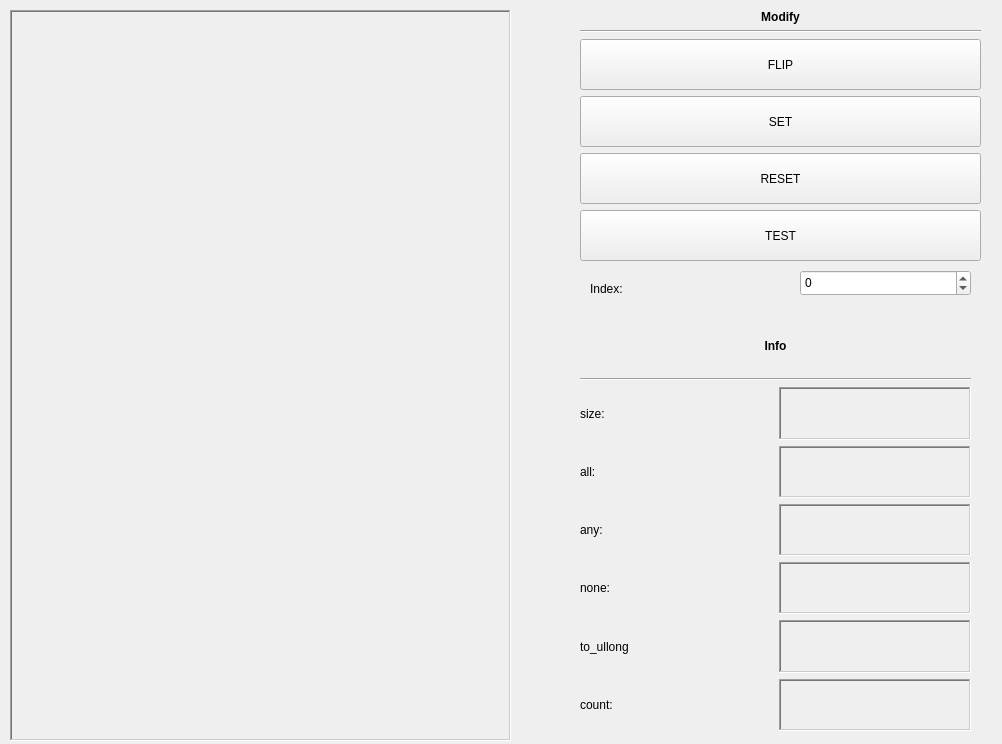
<?xml version="1.0" encoding="UTF-8"?>
<ui version="4.0">
 <class>MainWindow</class>
 <widget class="QMainWindow" name="MainWindow">
  <property name="geometry">
   <rect>
    <x>0</x>
    <y>0</y>
    <width>1002</width>
    <height>744</height>
   </rect>
  </property>
  <property name="windowTitle">
   <string>MainWindow</string>
  </property>
  <widget class="QWidget" name="centralwidget">
   <widget class="QLabel" name="bitsetLbl">
    <property name="geometry">
     <rect>
      <x>10</x>
      <y>10</y>
      <width>501</width>
      <height>731</height>
     </rect>
    </property>
    <property name="sizePolicy">
     <sizepolicy hsizetype="Fixed" vsizetype="Fixed">
      <horstretch>0</horstretch>
      <verstretch>0</verstretch>
     </sizepolicy>
    </property>
    <property name="frameShape">
     <enum>QFrame::WinPanel</enum>
    </property>
    <property name="frameShadow">
     <enum>QFrame::Sunken</enum>
    </property>
    <property name="text">
     <string/>
    </property>
    <property name="textFormat">
     <enum>Qt::PlainText</enum>
    </property>
    <property name="scaledContents">
     <bool>true</bool>
    </property>
    <property name="alignment">
     <set>Qt::AlignLeading|Qt::AlignLeft|Qt::AlignVCenter</set>
    </property>
    <property name="wordWrap">
     <bool>true</bool>
    </property>
   </widget>
   <widget class="QWidget" name="verticalLayoutWidget">
    <property name="geometry">
     <rect>
      <x>580</x>
      <y>10</y>
      <width>401</width>
      <height>251</height>
     </rect>
    </property>
    <layout class="QVBoxLayout" name="verticalLayout">
     <item>
      <widget class="QLabel" name="label_14">
       <property name="font">
        <font>
         <bold>true</bold>
        </font>
       </property>
       <property name="text">
        <string>Modify</string>
       </property>
       <property name="alignment">
        <set>Qt::AlignCenter</set>
       </property>
      </widget>
     </item>
     <item>
      <widget class="Line" name="line_2">
       <property name="orientation">
        <enum>Qt::Horizontal</enum>
       </property>
      </widget>
     </item>
     <item>
      <widget class="QPushButton" name="flipBtn">
       <property name="sizePolicy">
        <sizepolicy hsizetype="Minimum" vsizetype="Expanding">
         <horstretch>0</horstretch>
         <verstretch>0</verstretch>
        </sizepolicy>
       </property>
       <property name="text">
        <string>FLIP</string>
       </property>
      </widget>
     </item>
     <item>
      <widget class="QPushButton" name="setBtn">
       <property name="sizePolicy">
        <sizepolicy hsizetype="Minimum" vsizetype="Expanding">
         <horstretch>0</horstretch>
         <verstretch>0</verstretch>
        </sizepolicy>
       </property>
       <property name="text">
        <string>SET</string>
       </property>
      </widget>
     </item>
     <item>
      <widget class="QPushButton" name="resetBtn">
       <property name="sizePolicy">
        <sizepolicy hsizetype="Minimum" vsizetype="Expanding">
         <horstretch>0</horstretch>
         <verstretch>0</verstretch>
        </sizepolicy>
       </property>
       <property name="text">
        <string>RESET</string>
       </property>
      </widget>
     </item>
     <item>
      <widget class="QPushButton" name="testBtn">
       <property name="sizePolicy">
        <sizepolicy hsizetype="Minimum" vsizetype="Expanding">
         <horstretch>0</horstretch>
         <verstretch>0</verstretch>
        </sizepolicy>
       </property>
       <property name="text">
        <string>TEST</string>
       </property>
      </widget>
     </item>
    </layout>
   </widget>
   <widget class="QWidget" name="gridLayoutWidget">
    <property name="geometry">
     <rect>
      <x>580</x>
      <y>320</y>
      <width>391</width>
      <height>411</height>
     </rect>
    </property>
    <layout class="QGridLayout" name="gridLayout">
     <item row="6" column="1">
      <widget class="QLabel" name="toullongLbl">
       <property name="frameShape">
        <enum>QFrame::WinPanel</enum>
       </property>
       <property name="frameShadow">
        <enum>QFrame::Sunken</enum>
       </property>
       <property name="text">
        <string/>
       </property>
      </widget>
     </item>
     <item row="2" column="0">
      <widget class="QLabel" name="label_4">
       <property name="text">
        <string>size:</string>
       </property>
      </widget>
     </item>
     <item row="3" column="1">
      <widget class="QLabel" name="allLbl">
       <property name="frameShape">
        <enum>QFrame::WinPanel</enum>
       </property>
       <property name="frameShadow">
        <enum>QFrame::Sunken</enum>
       </property>
       <property name="text">
        <string/>
       </property>
      </widget>
     </item>
     <item row="1" column="0" colspan="2">
      <widget class="Line" name="line">
       <property name="orientation">
        <enum>Qt::Horizontal</enum>
       </property>
      </widget>
     </item>
     <item row="5" column="0">
      <widget class="QLabel" name="label_3">
       <property name="text">
        <string>none:</string>
       </property>
      </widget>
     </item>
     <item row="5" column="1">
      <widget class="QLabel" name="noneLbl">
       <property name="frameShape">
        <enum>QFrame::WinPanel</enum>
       </property>
       <property name="frameShadow">
        <enum>QFrame::Sunken</enum>
       </property>
       <property name="text">
        <string/>
       </property>
      </widget>
     </item>
     <item row="7" column="1">
      <widget class="QLabel" name="countLbl">
       <property name="frameShape">
        <enum>QFrame::WinPanel</enum>
       </property>
       <property name="frameShadow">
        <enum>QFrame::Sunken</enum>
       </property>
       <property name="text">
        <string/>
       </property>
      </widget>
     </item>
     <item row="6" column="0">
      <widget class="QLabel" name="label_5">
       <property name="text">
        <string>to_ullong</string>
       </property>
      </widget>
     </item>
     <item row="4" column="0">
      <widget class="QLabel" name="label_2">
       <property name="text">
        <string>any:</string>
       </property>
      </widget>
     </item>
     <item row="7" column="0">
      <widget class="QLabel" name="label_6">
       <property name="text">
        <string>count:</string>
       </property>
      </widget>
     </item>
     <item row="3" column="0">
      <widget class="QLabel" name="label">
       <property name="text">
        <string>all:</string>
       </property>
      </widget>
     </item>
     <item row="4" column="1">
      <widget class="QLabel" name="anyLbl">
       <property name="frameShape">
        <enum>QFrame::WinPanel</enum>
       </property>
       <property name="frameShadow">
        <enum>QFrame::Sunken</enum>
       </property>
       <property name="text">
        <string/>
       </property>
      </widget>
     </item>
     <item row="2" column="1">
      <widget class="QLabel" name="sizeLbl">
       <property name="frameShape">
        <enum>QFrame::WinPanel</enum>
       </property>
       <property name="frameShadow">
        <enum>QFrame::Sunken</enum>
       </property>
       <property name="text">
        <string/>
       </property>
      </widget>
     </item>
     <item row="0" column="0" colspan="2">
      <widget class="QLabel" name="label_15">
       <property name="font">
        <font>
         <bold>true</bold>
        </font>
       </property>
       <property name="text">
        <string>Info</string>
       </property>
       <property name="alignment">
        <set>Qt::AlignCenter</set>
       </property>
      </widget>
     </item>
    </layout>
   </widget>
   <widget class="QSpinBox" name="indexSbox">
    <property name="geometry">
     <rect>
      <x>800</x>
      <y>270</y>
      <width>171</width>
      <height>26</height>
     </rect>
    </property>
    <property name="minimum">
     <number>-1</number>
    </property>
   </widget>
   <widget class="QLabel" name="label_7">
    <property name="geometry">
     <rect>
      <x>590</x>
      <y>280</y>
      <width>151</width>
      <height>17</height>
     </rect>
    </property>
    <property name="text">
     <string>Index:</string>
    </property>
   </widget>
  </widget>
 </widget>
 <resources/>
 <connections/>
</ui>
